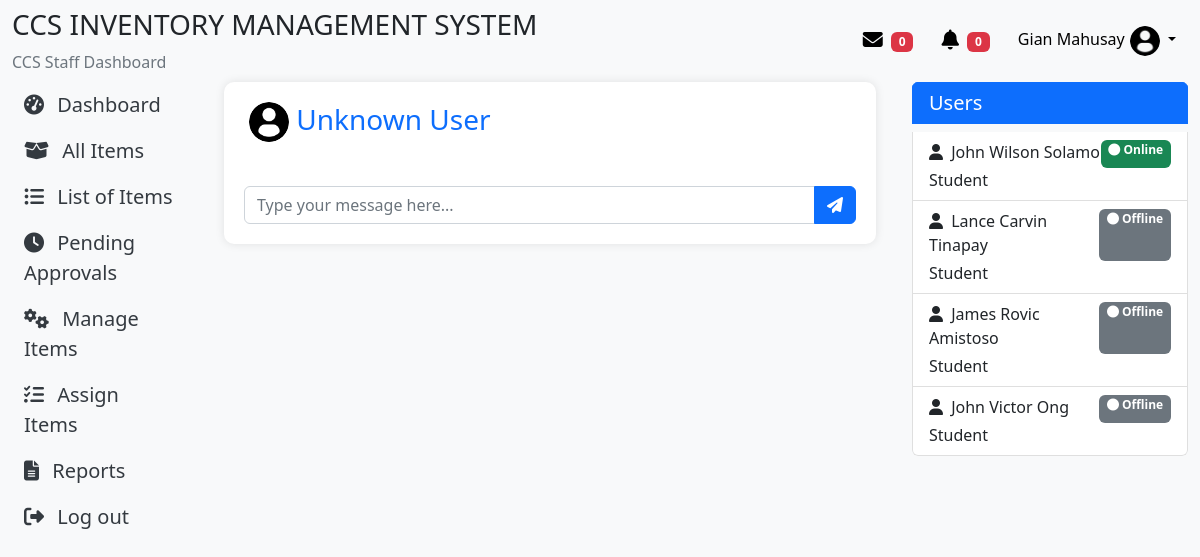
The app's page /DashboardCCSStaff/ccsstaffConversation.php (signed in) with its own data.
### tables this page shows
CREATE TABLE `tblusers` (
  `id` int(11) NOT NULL,
  `addedbyid` int(11) NOT NULL,
  `usertype` varchar(50) NOT NULL,
  `fname` varchar(50) NOT NULL,
  `lname` varchar(50) NOT NULL,
  `password` varchar(50) NOT NULL,
  `online_status` enum('online','offline') DEFAULT 'offline',
  `status` varchar(20) NOT NULL,
  `email` varchar(50) NOT NULL,
  `gender` varchar(50) NOT NULL,
  `department` varchar(50) NOT NULL,
  `approveby` varchar(50) DEFAULT NULL,
  `datetimeregister` datetime DEFAULT NULL,
  `datetimeapprove` datetime DEFAULT NULL
);

### DashboardCCSStaff/ccsmessage_count.php (called while the page is built, shortened)
<?php
include('ccsfunctions.php');
$staffId = $_SESSION['staff_id'];
$query = "SELECT COUNT(DISTINCT m.sender_id) AS unread_count
          FROM tblmessages m
          INNER JOIN tblmessage_recipients mr ON m.id = mr.message_id
          WHERE mr.recipient_id = ? AND mr.status = 'unread'";
$stmt = mysqli_prepare($con, $query);
if ($stmt) {
    mysqli_stmt_bind_param($stmt, "i", $staffId);
    if (mysqli_stmt_execute($stmt)) {
        $result = mysqli_stmt_get_result($stmt);
        if ($result && mysqli_num_rows($result) > 0) {
            $row = mysqli_fetch_assoc($result);
            $unreadMessages = $row['unread_count'];
        }
    } else {
        echo "Error executing query: " . mysqli_error($con);
    }
} else {
    echo "Error preparing statement: " . mysqli_error($con);
}
?>

### DashboardCCSStaff/ccsavailableusers.php (the view, shortened to what this page needs)
<div class="list-group" style="max-height: 600px; overflow-y: auto;">
    <h5 class="list-group-item list-group-item-action active" aria-current="true">Users</h5>
    <?php
    $online_query = "SELECT * FROM tblusers WHERE usertype <> 'CCS Staff' AND usertype <> 'Admin' AND status = 'Active' AND online_status = 'online'";
    $online_result = mysqli_query($con, $online_query);
    if ($online_result && mysqli_num_rows($online_result) > 0) {
        while ($online_row = mysqli_fetch_assoc($online_result)) {
            echo '<a href="ccsstaffConversation.php?sender_id=' . $online_row['id'] . '" class="list-group-item list-group-item-action">';
            echo '<div class="d-flex w-100 justify-content-between">';
            echo '<h7 class="mb-1"><i class="fas fa-user me-1"></i> ' . $online_row['fname'] . ' ' . $online_row['lname'] . '</h7>';
            echo '<span class="badge bg-success"><i class="fas fa-circle"></i> Online</span>';
            echo '</div>';
            echo '<h9 class="mb-1">' . $online_row['usertype'] . '</h9>';
            echo '</a>';
        }
    }
    $offline_query = "SELECT * FROM tblusers WHERE usertype <> 'CCS Staff' AND usertype <> 'Admin'  AND usertype <> 'Dean' AND status = 'Active' AND online_status <> 'online'";
    $offline_result = mysqli_query($con, $offline_query);
    if ($offline_result && mysqli_num_rows($offline_result) > 0) {
        while ($offline_row = mysqli_fetch_assoc($offline_result)) {
            echo '<a href="ccsstaffConversation.php?sender_id=' . $offline_row['id'] . '" class="list-group-item list-group-item-action">';
            echo '<div class="d-flex w-100 justify-content-between">';
            echo '<h7 class="mb-1"><i class="fas fa-user me-1"></i> ' . $offline_row['fname'] . ' ' . $offline_row['lname'] . '</h7>';
            echo '<span class="badge bg-secondary"><i class="fas fa-circle"></i> Offline</span>';
            echo '</div>';
            echo '<h9 class="mb-1">' . $offline_row['usertype'] . '</h9>';
            echo '</a>';
        }
    } else {
        echo '<a href="#" class="list-group-item list-group-item-action">No users found.</a>';
    }
    ?>
</div>

### DashboardCCSStaff/ccsheader.php (shortened to what this page needs)
<?php
include ('ccsfunctions.php');
include('ccsmessage_count.php');
$staffId = $_SESSION['staff_id'];
$query = "SELECT * FROM tblusers WHERE id = ?";
$stmt = mysqli_prepare($con, $query);
if ($stmt) {
    mysqli_stmt_bind_param($stmt, "s", $staffId);
    if (mysqli_stmt_execute($stmt)) {
        $result = mysqli_stmt_get_result($stmt);
        if ($result && mysqli_num_rows($result) > 0) {
            $row = mysqli_fetch_assoc($result);
            $userType = $row["usertype"];
        } else {
        }
    } else {
        die('Statement execution failed: ' . mysqli_stmt_error($stmt));
    }
} else {
    die('Statement preparation failed: ' . mysqli_error($con));
}
$queryCount = "SELECT COUNT(DISTINCT datetime) AS notification_count
               FROM (
                   SELECT br.datetimereqborrow AS datetime
                   FROM tblborrowingreports br
                   WHERE br.datetimereqborrow IS NOT NULL
                   UNION ALL
                   SELECT br.datetimereqreservation AS datetime
                   FROM tblborrowingreports br
                   WHERE br.datetimereqreservation IS NOT NULL
                   UNION ALL
                   SELECT br.datetimereqreturn AS datetime
                   FROM tblborrowingreports br
                   WHERE br.datetimereqreturn IS NOT NULL
               ) AS subquery";
$stmtCount = mysqli_prepare($con, $queryCount);
if ($stmtCount) {
    if (mysqli_stmt_execute($stmtCount)) {
        $resultCount = mysqli_stmt_get_result($stmtCount);
        if ($resultCount && mysqli_num_rows($resultCount) > 0) {
            $rowCount = mysqli_fetch_assoc($resultCount);
            $notificationCount = $rowCount['notification_count'];
        } else {
            $notificationCount = 0;
        }
    } else {
        $notificationCount = 0;
    }
} else {
    $notificationCount = 0;
}
?>
<div class="container-fluid">
    <div class="header--wrapper py-2">
        <div class="header sad">
            <div class="logo-and-text">
                <h3 class="text-dark">CCS INVENTORY MANAGEMENT SYSTEM</h3>
            </div>
            <span class="text-muted"><?php echo $userType ?> Dashboard</span>
        </div>
        <div class="user--info">
            <div class="dropdown">
                <a href="ccsstaffMessaging.php" class="btn btn-secondary custom-dropdown-btn" type="button"
                    id="messageDropdown" data-bs-toggle="messagedropdown" aria-expanded="false">
                    <i class="fas fa-envelope fs-5 me-1"></i>
                    <sup class="badge bg-danger"><?php echo $unreadMessages; ?></sup>
                </a>
                <button href="ccsstaffNotifications.php" class="btn btn-secondary custom-dropdown-btn" type="button"
                    id="notificationDropdown" data-bs-toggle="dropdown" aria-expanded="false">
                    <i class="fas fa-bell fs-5 me-1"></i>
                    <sup class="badge bg-danger" id="notificationCounter"><?php echo $notificationCount; ?></sup>
                </button>
                <button class="btn btn-secondary dropdown-toggle custom-dropdown-btn" type="button" id="userDropdown"
                    data-bs-toggle="dropdown" aria-expanded="false">
                    <?php
                    if (isset($row)) {
                        echo $row['fname'] . ' ' . $row['lname'];
                        if (!empty($row['id'])) {
                            $profileImagePath = "/inventory/images/imageofusers/" . $row['id'] . ".png";
                            if (file_exists($_SERVER['DOCUMENT_ROOT'] . $profileImagePath)) {
                                echo '<img src="' . $profileImagePath . '?' . time() . '" width="30px" height="30px">';
                            } else {
                                echo '<img src="/inventory/images/imageofusers/profile-user.png?' . time() . '" width="30px" height="30px">';
                            }
                        } else {
                            echo '<img src="/inventory/images/imageofusers/profile-user.png?' . time() . '" width="30px" height="30px">';
                        }
                    }
                    ?>
                </button>
            </div>
        </div>
    </div>
</div>

### DashboardCCSStaff/staffstyles.css (style rules this page uses)
.header--wrapper { display: flex; justify-content: space-between; align-items: center; flex-wrap: wrap; }
.user--info { display: flex; align-items: center; background-color: transparent !important; }
.custom-dropdown-btn { background-color: transparent !important; border: none !important; color: #000 !important; }
.dropdown img { width: 20px; height: 20px; cursor: pointer; border-radius: 50%; margin-left: 5px; }

### DashboardCCSStaff/ccsheader.php (style rules this page uses)
.header--wrapper { display: flex; justify-content: space-between; align-items: center; flex-wrap: wrap; }
.user--info { display: flex; align-items: center; background-color: transparent !important; }
.custom-dropdown-btn { background-color: transparent !important; border: none !important; color: #000 !important; }
.dropdown img { width: 30px; height: 30px; cursor: pointer; border-radius: 50%; margin-left: 5px; }

### DashboardCCSStaff/ccsstaffConversation.php (style rules this page uses)
body { background-color: #f8f9fa; }
a { text-decoration: none; }
img { width: 40px; height: 40px; cursor: pointer; border-radius: 50%; align-items: center; margin-left: 5px; }

### records on screen
tblusers: usertype "CCS Staff", fname "Gian", lname "Mahusay"
tblusers: fname "John Wilson", lname "Solamo", usertype "Student"
tblusers: fname "Lance Carvin", lname "Tinapay", usertype "Student"
tblusers: fname "James Rovic", lname "Amistoso", usertype "Student"
tblusers: fname "John Victor", lname "Ong", usertype "Student"

### other values on screen
$unreadMessages "0"
$notificationCount "0"
$senderName "Unknown User"
